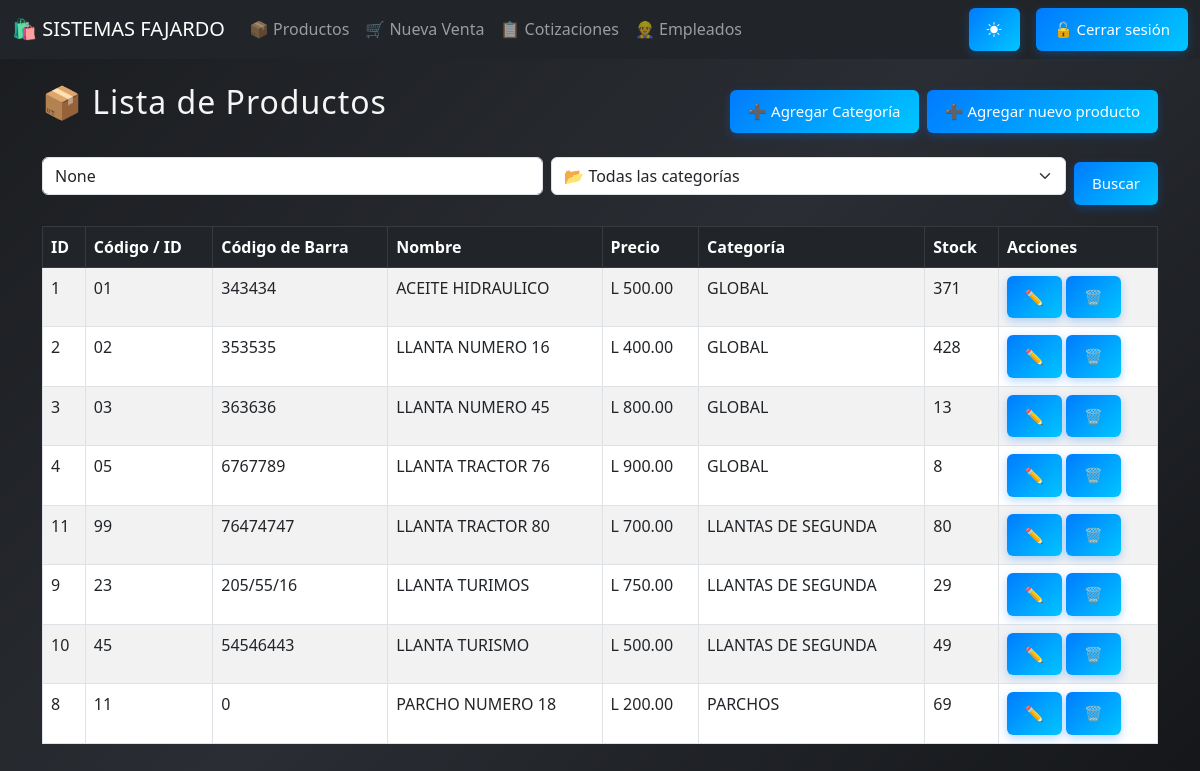
Page /productos/ (signed in) on the committed database.
### core/models.py (models this page shows, shortened)
class Producto(models.Model):
    codigo       = models.CharField(max_length=50, unique=True, verbose_name="Código o ID")
    codigo_barra = models.CharField(max_length=100, unique=True, blank=True, null=True, verbose_name="Código de barra")
    nombre       = models.CharField(max_length=100)
    descripcion  = models.TextField(blank=True)
    precio       = models.DecimalField(max_digits=10, decimal_places=2)
    stock        = models.IntegerField(default=0)
    categoria    = models.ForeignKey(Categoria, on_delete=models.CASCADE, null=True, blank=True)  # Temporal
    activo       = models.BooleanField(default=True)
    fecha_creacion = models.DateTimeField(auto_now_add=True, null=True, blank=True)  # Temporal
    @property
    def necesita_restock(self):
        return self.stock <= 5
    class Meta:
        ordering = ['nombre']
        verbose_name = "Producto"
        verbose_name_plural = "Productos"

class Categoria(models.Model):
    nombre = models.CharField(max_length=100)

### core/views.py (the view, shortened to what this page needs)
# urls.py: path('productos/', views.listar_productos, name='listar_productos'),
@login_required
@permission_required('core.view_producto', raise_exception=True)
def listar_productos(request):
    query = request.GET.get('q')
    categoria_id = request.GET.get('categoria')
    productos = Producto.objects.all()
    if categoria_id:
        productos = productos.filter(categoria_id=categoria_id)
    categorias = Categoria.objects.all().order_by('nombre')
    return render(request, 'productos/listar_productos.html', {
        'productos': productos,
        'categorias': categorias,
        'categoria_seleccionada': categoria_id,
        'query': query
    })

### core/templates/productos/listar_productos.html (shortened to what this page needs)
{% extends 'base.html' %}
{% block content %}
<div class="d-flex justify-content-between align-items-center mb-3">
    <h2>📦 Lista de Productos</h2>
    <div class="d-flex gap-2">
        <a href="{% url 'crear_categoria' %}" class="btn btn-secondary">➕ Agregar Categoría</a>
        <a href="{% url 'agregar_producto' %}" class="btn btn-success">➕ Agregar nuevo producto</a>
    </div>
</div>
<form method="get" class="mb-3 d-flex gap-2 align-items-center" role="search">
    <input type="text" name="q" class="form-control" placeholder="🔍 Buscar producto..." value="{{ query }}">
    <select name="categoria" class="form-select">
        <option value="">📂 Todas las categorías</option>
    </select>
    <button type="submit" class="btn btn-outline-primary">Buscar</button>
</form>
<table class="table table-bordered table-striped">
    <thead class="table-dark">
        <tr>
            <th>ID</th>
            <th>Código / ID</th>
            <th>Código de Barra</th>
            <th>Nombre</th>
            <th>Precio</th>
            <th>Categoría</th>
            <th>Stock</th>
            <th>Acciones</th>
        </tr>
    </thead>
    <tbody>
        {% for producto in productos %}
        <tr {% if producto.necesita_restock %}class="table-warning"{% endif %}>
            <td>{{ producto.id }}</td>
            <td>{{ producto.codigo }}</td>
            <td>{{ producto.codigo_barra|default:"—" }}</td>
            <td>{{ producto.nombre }}</td>
            <td>L {{ producto.precio }}</td>
            <td>
        {% if producto.categoria %}
        {{ producto.categoria.nombre }}
        {% else %}
        <span class="text-muted">—</span>
        {% endif %}
        </td>
            <td>{{ producto.stock }}</td>
            <td>
                <a href="{% url 'editar_producto' producto.id %}" class="btn btn-warning btn-sm">✏️</a>
                <a href="{% url 'eliminar_producto' producto.id %}" class="btn btn-danger btn-sm"
                   onclick="return confirm('¿Seguro que deseas eliminar este producto?')">🗑</a>
            </td>
        </tr>
        {% empty %}
        <tr>
            <td colspan="8" class="text-center">No hay productos registrados.</td>
        </tr>
        {% endfor %}
    </tbody>
</table>
{% endblock %}

### static/css/estilo_base.css (style rules this page uses)
h2, h3 { text-align: center; color: #f5f5f5; margin-bottom: 20px; letter-spacing: 1px; transition: color 0.3s ease; }
form input, form textarea, form select { width: 100%; padding: 10px; margin-bottom: 15px; border: 1px solid rgba(255, 255, 255, 0.2); border-radius: 6px; background-color: rgba(255, 255, 255, 0.1); color: #fff; box-sizing: border-box; transition: all 0.3s ease; }
button, .btn { background: linear-gradient(135deg, #007bff, #00c6ff); color: white; padding: 12px 20px; border: none; border-radius: 6px; font-size: 16px; cursor: pointer; transition: all 0.3s ease; box-shadow: 0 3px 10px rgba(0, 123, 255, 0.3); }
body { background: linear-gradient(135deg, #1a1c1f, #2a2d33, #141619); background-attachment: fixed; color: #f1f1f1; transition: all 0.4s ease; }
@media (max-width: 1200px) { .btn { font-size: 15px; padding: 10px 18px; } }
.navbar, .container, .btn, .contenedor, .form-row, .productos-box { transition: all 0.3s ease; }

### rows in the picture
Producto: id "1", codigo "01", codigo_barra "343434", nombre "ACEITE HIDRAULICO", precio "500.00", categoria.nombre "GLOBAL", stock "371"
Producto: id "2", codigo "02", codigo_barra "353535", nombre "LLANTA NUMERO 16", precio "400.00", categoria.nombre "GLOBAL", stock "428"
Producto: id "3", codigo "03", codigo_barra "363636", nombre "LLANTA NUMERO 45", precio "800.00", categoria.nombre "GLOBAL", stock "13"
Producto: id "4", codigo "05", codigo_barra "6767789", nombre "LLANTA TRACTOR 76", precio "900.00", categoria.nombre "GLOBAL", stock "8"
Producto: id "11", codigo "99", codigo_barra "76474747", nombre "LLANTA TRACTOR 80", precio "700.00", categoria.nombre "LLANTAS DE SEGUNDA", stock "80"
Producto: id "9", codigo "23", codigo_barra "205/55/16", nombre "LLANTA TURIMOS", precio "750.00", categoria.nombre "LLANTAS DE SEGUNDA", stock "29"
Producto: id "10", codigo "45", codigo_barra "54546443", nombre "LLANTA TURISMO", precio "500.00", categoria.nombre "LLANTAS DE SEGUNDA", stock "49"
Producto: id "8", codigo "11", codigo_barra "0", nombre "PARCHO NUMERO 18", precio "200.00", categoria.nombre "PARCHOS", stock "69"
